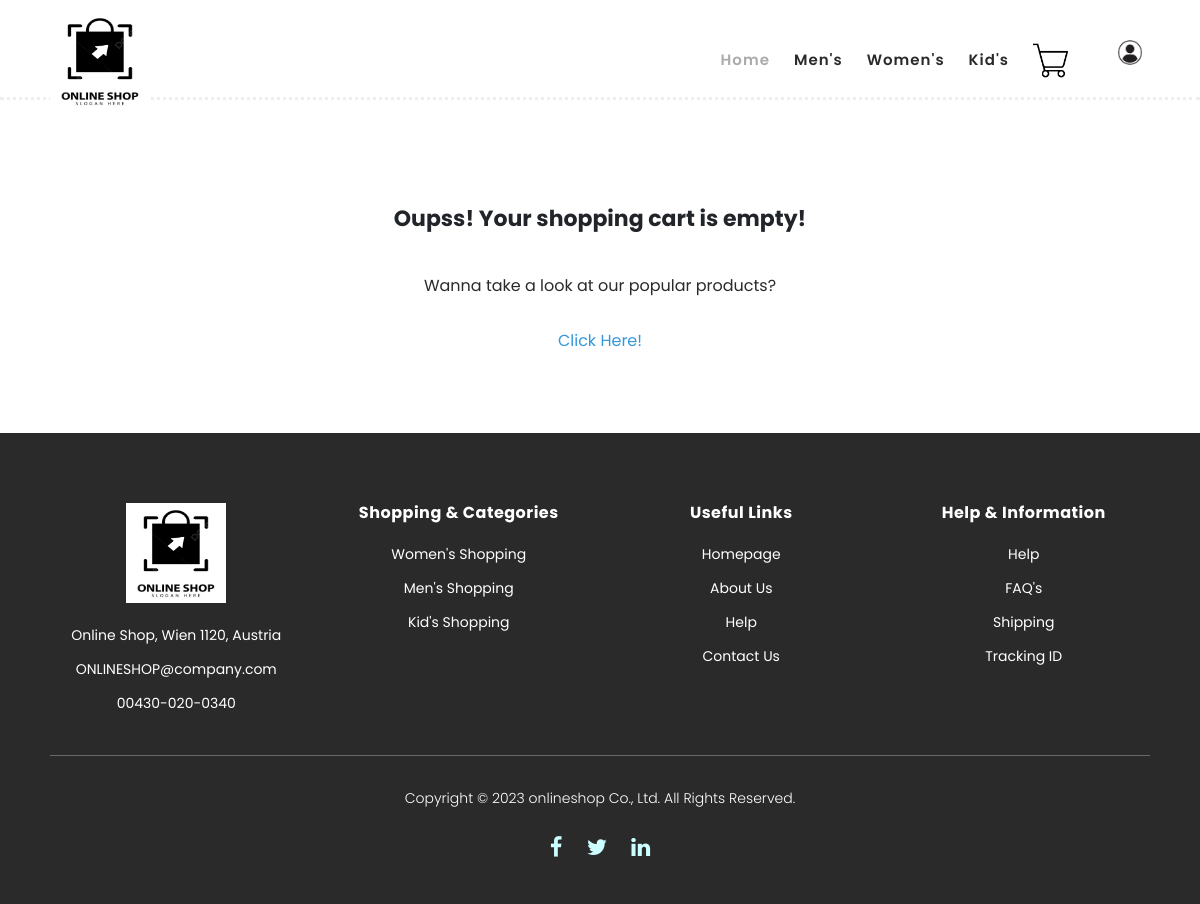
/cart (signed in), run on an earlier commit of the app's database.
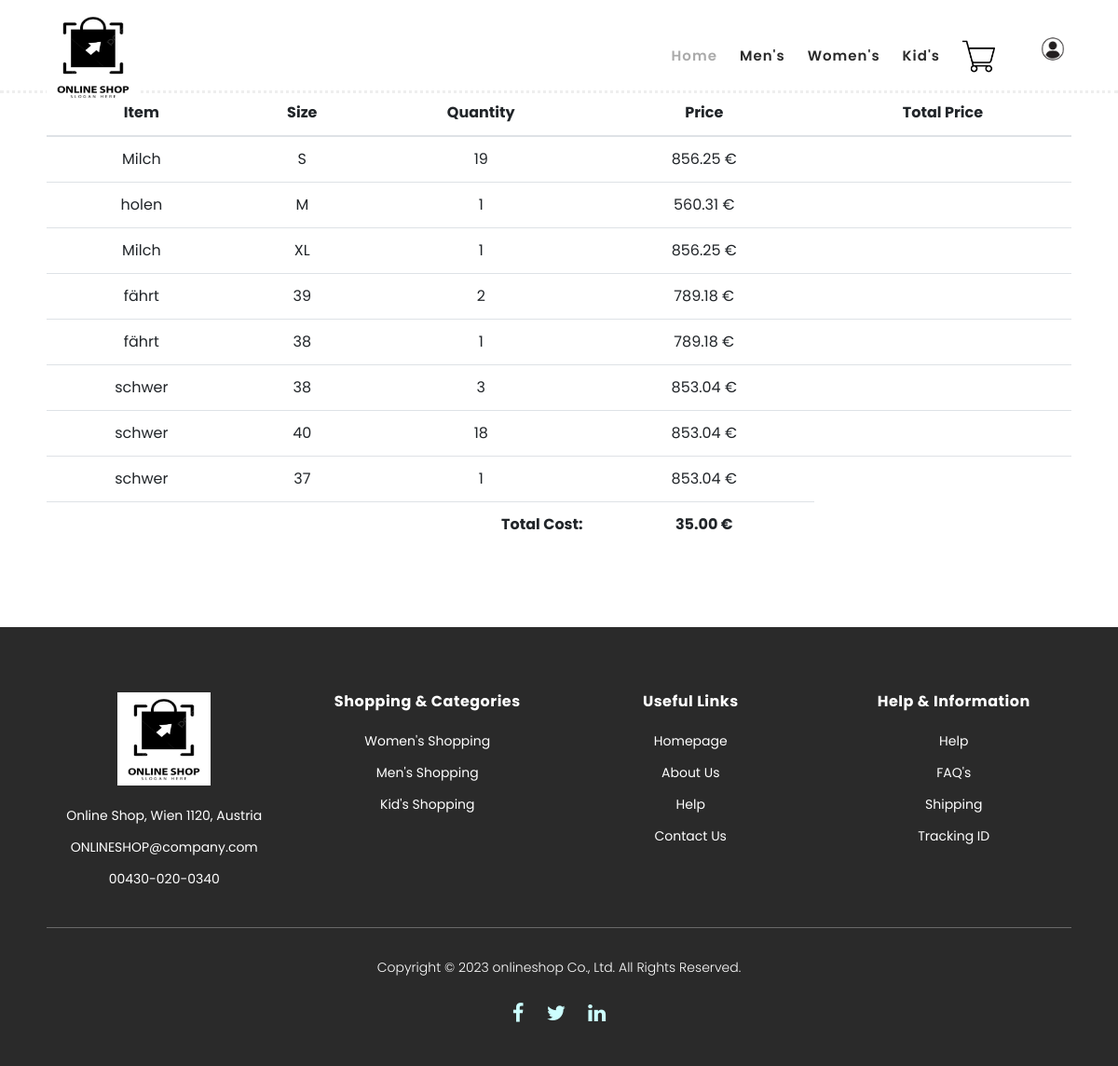
And on a later commit of the database.
### lib/init_database_functions.py (models this page shows)
class CartItemTable(db.Model):
    __tablename__ = "cartitem_table"
    cart_item_id = db.Column(db.Integer, primary_key=True)
    size = db.Column(db.String(10))
    quantity = db.Column(db.Integer, nullable=False)
    cart_id = db.Column(db.Integer, db.ForeignKey("cart_table.cart_id"), nullable=False)
    product_id = db.Column(
        db.Integer, db.ForeignKey("product_table.p_id"), nullable=False
    )

class ProductTable(db.Model):
    __tablename__ = "product_table"
    p_id = db.Column(db.Integer, primary_key=True)
    p_name = db.Column(db.String(255))
    p_description = db.Column(db.String(255))
    p_price = db.Column(db.String(255))
    p_gender = db.Column(db.String(255))
    p_image_url = db.Column(db.String(255))
    reviews = db.relationship("ReviewTable", backref="product", lazy=True)
    category_id = db.Column(
        db.Integer, db.ForeignKey("category_table.category_id"), nullable=False
    )
    cart_items = db.relationship("CartItemTable", backref="product", lazy=True)
    sizes = db.relationship(
        "SizeTable",
        secondary=product_size_association,
        backref="products_with_quantities",
    )

### main.py (the view)
@app.route("/cart")
def cart_display():
    user_id = session.get("user_id")
    if user_id:
        user_data = CustomerTable.query.filter_by(customer_id=user_id).first()
        if user_data:
            cart = CartTable.query.filter_by(
                customer_id=user_id, status="Active"
            ).first()
            if cart is not None:  # there is an active cart
                existing_cart_items = CartItemTable.query.filter_by(
                    cart_id=cart.cart_id
                ).all()
                cart_items = (
                    db.session.query(
                        ProductTable.p_id,
                        ProductTable.p_name,
                        ProductTable.p_price,
                        CartItemTable.size,
                        CartItemTable.quantity,
                    )
                    .join(CartItemTable, CartItemTable.product_id == ProductTable.p_id)
                    .join(CartTable, CartTable.cart_id == CartItemTable.cart_id)
                    .join(
                        CustomerTable,
                        CustomerTable.customer_id == CartTable.customer_id,
                    )
                    .filter(
                        CustomerTable.customer_id == user_id,
                        CartTable.status == "Active",
                    )
                )
                cart_items_quantity_price = [
                    {
                        "p_id": item.p_id,
                        "p_name": item.p_name,
                        "size_name": item.size,
                        "quantity": item.quantity,
                        "p_price": float(item.p_price),  # Convert to float if needed
                    }
                    for item in cart_items
                ]
                return render_template(
                    "cart.html",
                    user_data=user_data,
                    cart_items=cart_items,
                    items=cart_items_quantity_price,
                )
            else:  # if the customer does not have any active cart
                cart_items = (
                    db.session.query(
                        ProductTable.p_id,
                        ProductTable.p_name,
                        ProductTable.p_price,
                        CartItemTable.size,
                        CartItemTable.quantity,
                    )
                    .join(CartItemTable, CartItemTable.product_id == ProductTable.p_id)
                    .join(CartTable, CartTable.cart_id == CartItemTable.cart_id)
                    .join(
                        CustomerTable,
                        CustomerTable.customer_id == CartTable.customer_id,
                    )
                    .filter(
                        CustomerTable.customer_id == user_id,
                        CartTable.status == "Active",
                    )
                )
                cart_items_quantity_price = [
                    {
                        "p_id": item.p_id,
                        "p_name": item.p_name,
                        "size_name": item.size,
                        "quantity": item.quantity,
                        "p_price": float(item.p_price),  # Convert to float if needed
                    }
                    for item in cart_items
                ]
                return render_template(
                    "cart.html",
                    user_data=user_data,
                    cart_items=cart_items,
                    items=cart_items_quantity_price,
                )

### templates/cart.html (shortened to what this page needs)
{% include 'includes/header.html' %}
<div class="container mt-5">
    <h2>Shopping Cart</h2>
    {% if items %}
    <table class="table" id="cartTable">
        <thead>
            <tr>
                <th>Item</th>
                <th>Size</th>
                <th>Quantity</th>
                <th>Price</th>
                <th>Total Price</th>
            </tr>
        </thead>
        <tbody>
            {% for item in items %}
            <tr>
                <td>{{ item.p_name }}</td>
                <td>{{ item.size_name }}</td>
                <td><span class="quantity">{{ item.quantity }}</span></td>
                <td><span class="item-price">{{ item.p_price }} €</span></td>
                <td></td>
            </tr>
            {% endfor %}
        </tbody>
        <tfoot>
            <tr>
                <td colspan="3" class="text-right"><strong>Total Cost:</strong></td>
                <td><strong>35.00 €</strong></td>
            </tr>
        </tfoot>
    </table>
    {% else %}
    <h3
        style="text-align: center; font-weight: bold; font-size: 22px; margin-top: 100px; margin-bottom: 20px; padding: 10px;">
        Oupss! Your shopping cart is empty!</h3>
    <p style="text-align: center; font-weight: normal; font-size: 16px; margin: 10px; padding: 10px;">
        Wanna take a look at our popular products?
    </p>
    <p style="text-align: center; font-weight: normal; font-size: 16px; padding: 10px;">
        <a href="/popular_products">Click Here!</a>
    </p>
    {% endif %}
</div>
{% include 'includes/footer.html' %}
</body>
</html>

### templates/includes/header.html (shortened to what this page needs)
<!DOCTYPE html>
<html lang="en">
<head>
    <link rel="stylesheet" href="../assets/css/add-review.css">
    <link rel="stylesheet" href="../assets/css/order_list.css">
    <link rel="stylesheet" type="text/css" href="../assets/css/bootstrap.min.css">
    <link rel="stylesheet" type="text/css" href="../assets/css/font-awesome.css">
    <link rel="stylesheet" href="../assets/css/onlineshop.css">
    <link rel="stylesheet" href="../assets/css/owl-carousel.css">
    <link rel="stylesheet" href="../assets/css/lightbox.css">
</head>
<body>
    <header class="header-area header-sticky">
        <div class="container">
            <div class="row">
                <div class="col-12">
                    <nav class="main-nav">
                        <a href="/index" class="logo">
                            <img src="../assets/images/logo.png" style=" width:100px; height:100px;">
                        </a>
                        <ul class="nav">
                            <li class="scroll-to-section"><a href="/index" class="active">Home</a></li>
                            <li class="scroll-to-section"><a href="/products/Male">Men's</a></li>
                            <li class="scroll-to-section"><a href="/products/Female">Women's</a></li>
                            <li class="scroll-to-section"><a href="/products/Children">Kid's</a></li>
                            <li><a href="/cart"><img src="../assets/images/shopping-cart.png"
                                        style=" width:35px; height:35px;"></a></li>
                            <div class="hero">
                                <nav>
                                    <img src="../../assets/images/user.png" class="user-pic" onclick="toggleMenu()">
                                </nav>
                            </div>
                        </ul>
                    </nav>
                </div>
            </div>
        </div>
    </header>

### templates/includes/footer.html (shortened to what this page needs)
<footer>
    <div class="container">
        <div class="row">
            <div class="col-lg-3">
                <div class="first-item">
                    <div class="logo">
                        <img src="../assets/images/logo.png" style=" width:100px; height:100px;">
                    </div>
                    <ul>
                        <li><a href="#">Online Shop, Wien 1120, Austria</a></li>
                        <li><a href="#">ONLINESHOP@company.com</a></li>
                        <li><a href="#">00430-020-0340</a></li>
                    </ul>
                </div>
            </div>
            <div class="col-lg-3">
                <h4>Shopping &amp; Categories</h4>
                <ul>
                    <li><a href="/products/Female">Women's Shopping</a></li>
                    <li><a href="/products/Male">Men's Shopping</a></li>
                    <li><a href="/products/Children">Kid's Shopping</a></li>
                </ul>
            </div>
            <div class="col-lg-3">
                <h4>Useful Links</h4>
                <ul>
                    <li><a href="#">Homepage</a></li>
                    <li><a href="#">About Us</a></li>
                    <li><a href="#">Help</a></li>
                    <li><a href="#">Contact Us</a></li>
                </ul>
            </div>
            <div class="col-lg-3">
                <h4>Help &amp; Information</h4>
                <ul>
                    <li><a href="#">Help</a></li>
                    <li><a href="#">FAQ's</a></li>
                    <li><a href="#">Shipping</a></li>
                    <li><a href="#">Tracking ID</a></li>
                </ul>
            </div>
            <div class="col-lg-12">
                <div class="under-footer">
                    <p>Copyright © 2023 onlineshop Co., Ltd. All Rights Reserved.
                    </p>
                    <ul>
                        <li><a href="#"><i class="fa fa-facebook"></i></a></li>
                        <li><a href="#"><i class="fa fa-twitter"></i></a></li>
                        <li><a href="#"><i class="fa fa-linkedin"></i></a></li>
                    </ul>
                </div>
            </div>
        </div>
    </div>
</footer>
</body>
</html>

### assets/css/add-review.css (style rules this page uses)
div.container { text-align: center; padding: 10px 20px; }

### assets/css/order_list.css (style rules this page uses)
body { background-color: #f4f4f4; font-family: 'Arial', sans-serif; }

### assets/css/onlineshop.css (style rules this page uses)
body { overflow-x: hidden; }
html, body, div, span, applet, object, iframe, h1, h2, h3, h4, h5, h6, p, blockquote, div pre, a, abbr, acronym, address, big, cite, code, del, dfn, em, font, img, ins, kbd, q, s, samp, small, strike, strong, sub, sup, tt, var, b, u, i, center, dl, dt, dd, ol, ul, li, figure, header, nav, section, article, aside, footer, figcaption { margin: 0; padding: 0; border: 0; outline: 0; }
ul, li { padding: 0; margin: 0; list-style: none; }
header, nav, section, article, aside, footer, hgroup { display: block; }
* { box-sizing: border-box; }
html, body { font-family: 'Poppins', sans-serif; font-weight: 400; background-color: #fff; font-size: 16px; -ms-text-size-adjust: 100%; -webkit-font-smoothing: antialiased; -moz-osx-font-smoothing: grayscale; }
a { text-decoration: none !important; }
h1, h2, h3, h4, h5, h6 { margin-top: 0px; margin-bottom: 0px; }
ul { margin-bottom: 0px; }
p { font-size: 14px; line-height: 25px; color: #2a2a2a; }
html, body { background: #fff; font-family: 'Poppins', sans-serif; }
.header-area { border-bottom: 3px dotted #eee; box-shadow: none; background-color: #fff; position: absolute; top: 0px; left: 0px; right: 0px; z-index: 100; height: 100px; -webkit-transition: all .5s ease 0s; -moz-transition: all .5s ease 0s; -o-transition: all .5s ease 0s; transition: all .5s ease 0s; }
.header-area .main-nav { min-height: 80px; background: transparent; }
.header-area .main-nav .logo { line-height: 100px; color: #fff; font-size: 28px; font-weight: 700; text-transform: uppercase; letter-spacing: 2px; float: left; -webkit-transition: all 0.3s ease 0s; -moz-transition: all 0.3s ease 0s; -o-transition: all 0.3s ease 0s; transition: all 0.3s ease 0s; }
.header-area .main-nav .nav { float: right; margin-top: 30px; margin-right: 0px; background-color: transparent; -webkit-transition: all 0.3s ease 0s; -moz-transition: all 0.3s ease 0s; -o-transition: all 0.3s ease 0s; transition: all 0.3s ease 0s; position: relative; z-index: 999; }
.header-area .main-nav .nav li { padding-left: 15px; padding-right: 15px; }
.header-area .main-nav .nav li a { display: block; font-weight: 600; font-size: 15px; color: #2a2a2a; text-transform: capitalize; -webkit-transition: all 0.3s ease 0s; -moz-transition: all 0.3s ease 0s; -o-transition: all 0.3s ease 0s; transition: all 0.3s ease 0s; height: 40px; line-height: 40px; border: transparent; letter-spacing: 1px; }
.header-area .main-nav .nav li a { color: #2a2a2a; }
.header-area .main-nav .nav li:hover a, .header-area .main-nav .nav li a.active { color: #aaa !important; }
.header-area.header-sticky { min-height: 80px; }
.header-area .nav { margin-top: 30px; }
.header-area.header-sticky .nav li a.active { color: #aaa; }
@media (max-width: 1200px) { .header-area .main-nav .nav li { padding-left: 12px; padding-right: 12px; } }
@media (max-width: 1200px) { .header-area .main-nav:before { display: none; } }
@media (min-width: 767px) { .header-area .main-nav .nav { display: flex !important; } }
.user-pic { width: 40px; border-radius: 50%; cursor: pointer; margin-left: 30px; }
footer { margin-top: 60px; padding: 60px 0px 30px 0px; background-color: #2a2a2a; }
footer .logo { margin-bottom: 20px; }
footer ul li { display: block; margin-bottom: 10px; }
footer ul li a { font-size: 14px; color: #fff; transition: all .3s; }
footer h4 { letter-spacing: 0.5px; font-size: 16px; color: #fff; font-weight: 700; margin-bottom: 20px; }
footer .under-footer { margin-top: 30px; padding-top: 30px; text-align: center; border-top: 1px solid rgba(250, 250, 250, 0.3); }
footer .under-footer ul { margin-top: 20px; }
footer .under-footer ul li { display: inline-block; margin: 0px 10px; }
footer .under-footer ul li a { font-size: 22px; }
footer .under-footer p { color: #fff; font-size: 14px; font-weight: 300; }
footer .under-footer a { color: #cff; }
.quantity { display: inline-block; }

What changed in the data, as far as the page shows it:
added CartItemTable: p_name "Milch", size_name "S", quantity "19", p_price "856.25"
added CartItemTable: p_name "holen", size_name "M", quantity "1", p_price "560.31"
added CartItemTable: p_name "Milch", size_name "XL", quantity "1", p_price "856.25"
added CartItemTable: p_name "fährt", size_name "39", quantity "2", p_price "789.18"
added CartItemTable: p_name "fährt", size_name "38", quantity "1", p_price "789.18"
added CartItemTable: p_name "schwer", size_name "38", quantity "3", p_price "853.04"
added CartItemTable: p_name "schwer", size_name "40", quantity "18", p_price "853.04"
added CartItemTable: p_name "schwer", size_name "37", quantity "1", p_price "853.04"
Also different on the page:
text no longer shown: "Oupss! Your shopping cart is empty! Wanna take a look at our popular products? Click Here!"
text now shown: "Item Size Quantity Price Total Price Total Cost: 35.00 €"
